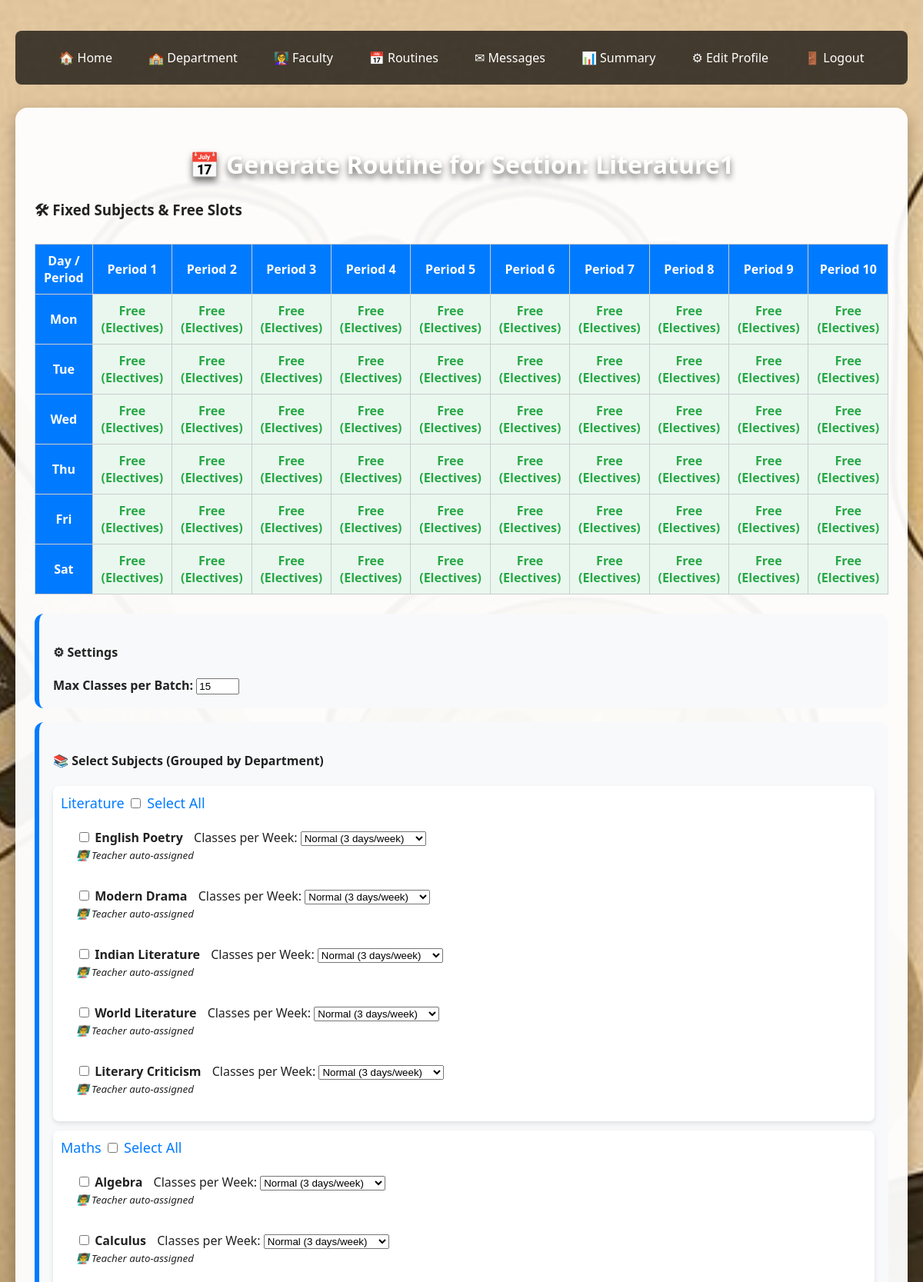
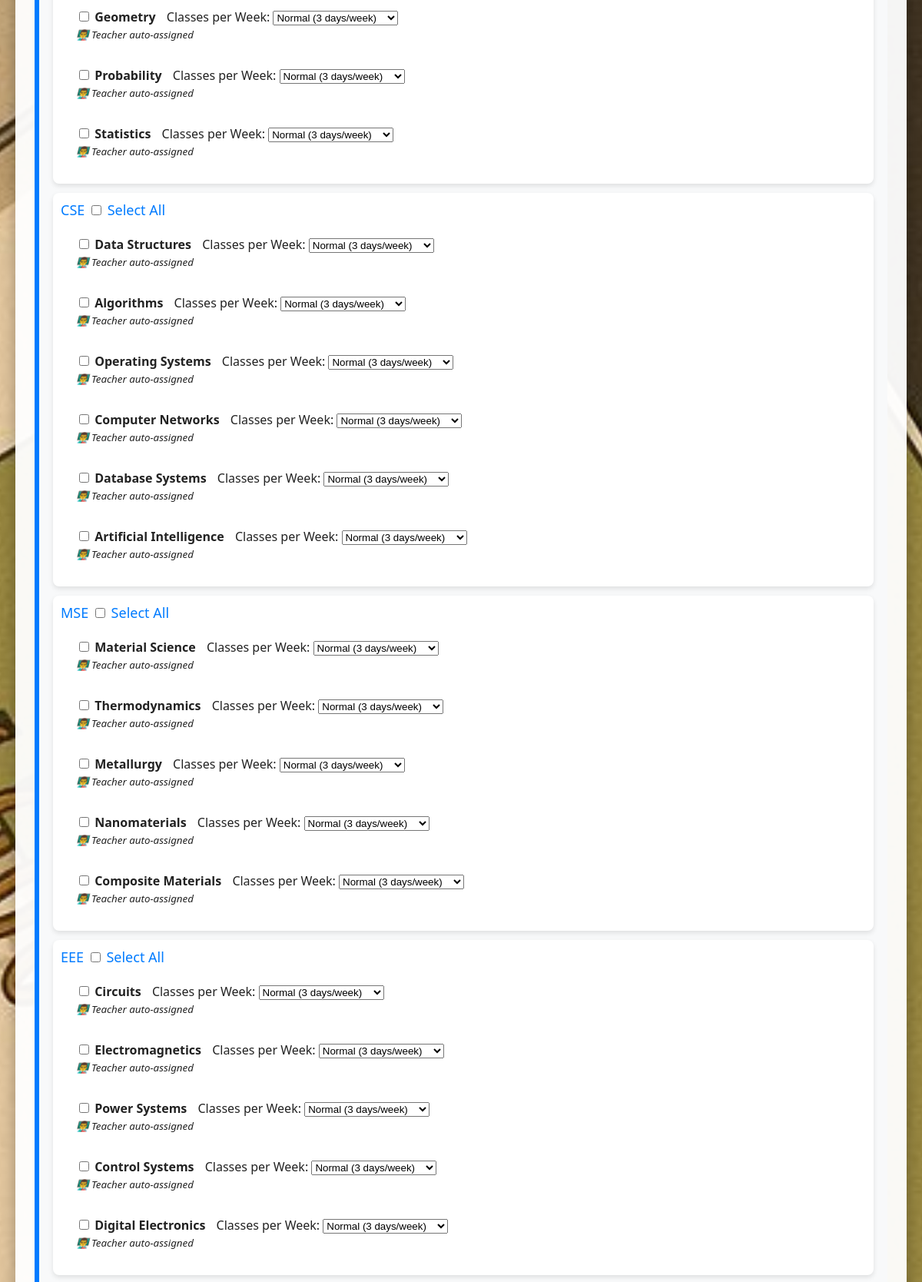
The page /generate_routine/1 (upper part) on the database its author committed (2 pictures, top to bottom).
### app.py (models this page shows)
class Section(db.Model):
    __tablename__ = 'section'
    id = db.Column(db.Integer, primary_key=True, autoincrement=True)
    name = db.Column(db.String(10), nullable=False)
    department_id = db.Column(db.Integer, db.ForeignKey('department.id'), nullable=False)
    selected_routine = db.Column(db.String(10), nullable=True)
    students = db.relationship('Student', backref='section')
    routines = db.relationship('Routine', backref='section')
    __table_args__ = (
    db.UniqueConstraint('name', 'department_id', name='uq_section_department'),
    )

class Department(db.Model):
    __tablename__ = 'department'
    id = db.Column(db.Integer, primary_key=True, autoincrement=True)
    name = db.Column(db.String(100), nullable=False, unique=True)
    teachers = db.relationship('Teacher', backref='department')
    students = db.relationship('Student', backref='department')
    sections = db.relationship('Section', backref='department')
    subjects = db.relationship('Subject', backref='department')
    extra_subjects = db.relationship('ExtraSubject', backref='department')
    classrooms = db.relationship('ClassRoom', backref='department', cascade="all, delete-orphan")

class Subject(db.Model):
    __tablename__ = 'subject'
    id = db.Column(db.Integer, primary_key=True, autoincrement=True)
    name = db.Column(db.String(100), nullable=False)
    department_id = db.Column(db.Integer, db.ForeignKey('department.id'), nullable=False)
    teacher_id = db.Column(db.Integer, db.ForeignKey('teacher.id'), nullable=True)
    routine_slots = db.relationship('RoutineSlot', back_populates='subject')

### app.py (the view, shortened to what this page needs)
@app.route('/generate_routine/<int:section_id>', methods=['GET', 'POST'])
def generate_routine(section_id):
    dean = Teacher.query.filter_by(is_dean=True).first()
    section = Section.query.get_or_404(section_id)
    subjects = Subject.query.all()
    if request.method == 'GET':
        days = ['Mon', 'Tue', 'Wed', 'Thu', 'Fri', 'Sat']
        lunch_subject = Subject.query.filter_by(name="Lunch").first()
        games_subject = Subject.query.filter_by(name="Games").first()
        fixed_subjects = []
        for d in days:
            fixed_subjects.append({
                "day": d, "period": 6, "subject": lunch_subject, "time": "12:00 - 13:00"
            })
            fixed_subjects.append({
                "day": d, "period": 10, "subject": games_subject, "time": "17:00 - 18:00"
            })
        return render_template(
            'generate_routine.html',
            dean=dean,
            section=section,
            subjects=subjects,
            fixed_subjects=fixed_subjects
        )

### templates/generate_routine.html (shortened to what this page needs)
<!DOCTYPE html>
<html lang="en">
<head>
</head>
<body>
    <nav>
        <a href="/deandashboard/{{dean.id}}">🏠 Home</a>
        <a href="/departmentdetails/{{dean.id}}">🏫 Department</a>
        <a href="/">👩‍🏫 Faculty</a>
        <a href="/routine/{{dean.id}}">📅 Routines</a>
        <a href="/message/{{dean.id}}">✉ Messages</a>
        <a href="/">📊 Summary</a>
        <a href="/">⚙ Edit Profile</a>
        <a href="/logout">🚪 Logout</a>
    </nav>
    <div class="container">
        <h2>📅 Generate Routine for Section: {{ section.name }}</h2>
        <h3>🛠 Fixed Subjects & Free Slots</h3>
        <table class="routine-table">
            <thead>
                <tr>
                    <th>Day / Period</th>
                    {% for p in range(1, 11) %}
                        <th>Period {{ p }}</th>
                    {% endfor %}
                </tr>
            </thead>
            <tbody>
                {% for d in ['Mon','Tue','Wed','Thu','Fri','Sat'] %}
                <tr>
                    <th>{{ d }}</th>
                    {% for p in range(1, 11) %}
                        {% set slot = None %}
                        {% for fs in fixed_subjects if fs.day == d and fs.period == p %}
                            {% set slot = fs %}
                        {% endfor %}
                        {% if slot %}
                            <td class="fixed-slot">{{ slot.subject.name }} <br> ({{ slot.time }})</td>
                        {% else %}
                            <td class="free-slot">Free (Electives)</td>
                        {% endif %}
                    {% endfor %}
                </tr>
                {% endfor %}
            </tbody>
        </table>
        <form method="POST" action="{{ url_for('generate_routine', section_id=section.id) }}">
            <div class="form-card">
                <h4>⚙ Settings</h4>
                <label><strong>Max Classes per Batch:</strong></label>
                <input type="number" name="max_classes_batch" value="15" min="1" max="30">
            </div>
            <div class="form-card">
                <h4>📚 Select Subjects (Grouped by Department)</h4>
                {% set grouped_subjects = {} %}
                {% for dep, subs in grouped_subjects.items() %}
                    {% if dep != "General" %}
                    <div class="subject-box">
                        <div class="dept-header">
                            {{ dep }}
                            <input type="checkbox" id="select_all_{{ dep }}" onclick="toggleDept('{{ dep }}')">
                            <label for="select_all_{{ dep }}" style="font-weight:normal;">Select All</label>
                        </div>
                        <div style="padding-left:10px;">
                            {% for subject in subs %}
                                <div class="subject-box" style="box-shadow:none;">
                                    <input type="checkbox"
                                           name="subject_ids"
                                           value="{{ subject.id }}"
                                           id="sub{{ subject.id }}"
                                           class="dept-{{ dep }}">
                                    <label for="sub{{ subject.id }}"><strong>{{ subject.name }}</strong></label>
                                    <label style="margin-left:10px;">Classes per Week:</label>
                                    <select name="classes_{{ subject.id }}">
                                        <option value="3">Normal (3 days/week)</option>
                                    </select>
                                    <br>
                                    <small><em>👨‍🏫 Teacher auto-assigned</em></small>
                                </div>
                            {% endfor %}
                        </div>
                    </div>
                    {% endif %}
                {% endfor %}
            </div>
        </form>
    </div>
</body>
</html>

### templates/generate_routine.html (style rules this page uses)
body { font-family: 'Segoe UI', sans-serif; background: url("/static/pic.jpeg") no-repeat center center/cover; margin: 0; padding: 40px 20px; color: #222; }
h2 { color: #fff; font-size: 32px; margin-bottom: 25px; text-shadow: 0 5px 8px rgba(0,0,0,0.6); text-align: center; }
nav { display: flex; justify-content: center; flex-wrap: wrap; gap: 15px; margin-bottom: 30px; padding: 14px; background: rgba(0, 0, 0, 0.7); border-radius: 8px; }
nav a { color: #fff; text-decoration: none; font-weight: 500; padding: 10px 16px; border-radius: 6px; transition: background 0.2s, transform 0.2s; }
.container { max-width: 1200px; margin: auto; background: rgba(255, 255, 255, 0.95); padding: 25px; border-radius: 16px; box-shadow: 0 8px 20px rgba(0,0,0,0.3); }
.routine-table { width: 100%; border-collapse: collapse; margin: 25px 0; }
.routine-table th, .routine-table td { border: 1px solid #ccc; padding: 10px; text-align: center; }
.routine-table th { background: #007BFF; color: #fff; }
.free-slot { background: #e9f7ef; color: #28a745; font-weight: bold; }
.form-card { background: #f8f9fa; border-left: 6px solid #007BFF; border-radius: 12px; padding: 18px; margin-bottom: 18px; }
.subject-box { margin: 12px 0; padding: 10px; background: #fff; border-radius: 8px; box-shadow: 0 3px 6px rgba(0,0,0,0.1); }
.dept-header { font-size: 18px; margin-bottom: 10px; color: #007BFF; }

### rows shown on the page
Section: name "Literature1"
Department: name "Literature"
Subject: name "English Poetry", id "Normal (3 days/week)"
Subject: name "Modern Drama", id "Normal (3 days/week)"
Subject: name "Indian Literature", id "Normal (3 days/week)"
Subject: name "World Literature", id "Normal (3 days/week)"
Subject: name "Literary Criticism", id "Normal (3 days/week)"
Department: name "Maths"
Subject: name "Algebra", id "Normal (3 days/week)"
Subject: name "Calculus", id "Normal (3 days/week)"
Subject: name "Geometry", id "Normal (3 days/week)"
Subject: name "Probability", id "Normal (3 days/week)"
Subject: name "Statistics", id "Normal (3 days/week)"
Department: name "CSE"
Subject: name "Data Structures", id "Normal (3 days/week)"
Subject: name "Algorithms", id "Normal (3 days/week)"
Subject: name "Operating Systems", id "Normal (3 days/week)"
Subject: name "Computer Networks", id "Normal (3 days/week)"
Subject: name "Database Systems", id "Normal (3 days/week)"
Subject: name "Artificial Intelligence", id "Normal (3 days/week)"
Department: name "MSE"
Subject: name "Material Science", id "Normal (3 days/week)"
Subject: name "Thermodynamics", id "Normal (3 days/week)"
Subject: name "Metallurgy", id "Normal (3 days/week)"
Subject: name "Nanomaterials", id "Normal (3 days/week)"
Subject: name "Composite Materials", id "Normal (3 days/week)"
Department: name "EEE"
Subject: name "Circuits", id "Normal (3 days/week)"
Subject: name "Electromagnetics", id "Normal (3 days/week)"
Subject: name "Power Systems", id "Normal (3 days/week)"
Subject: name "Control Systems", id "Normal (3 days/week)"
Subject: name "Digital Electronics", id "Normal (3 days/week)"

### other values the page prints
{{ p }} "1" "2" "3" "4" "5" "6" "7" "8" "9" "10"
{{ d }} "Mon" "Tue" "Wed" "Thu" "Fri" "Sat"
